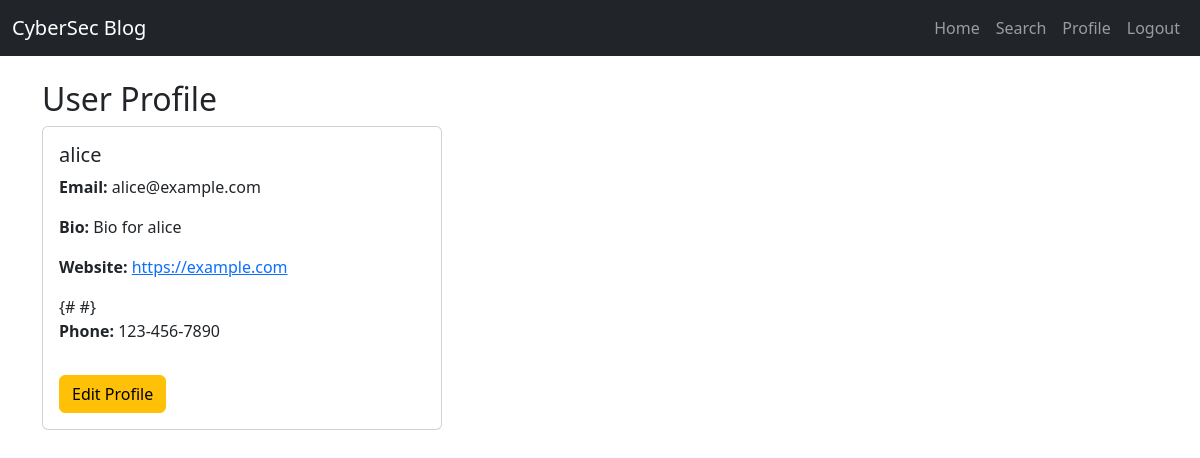
The page /profile/ (signed in) on the database as committed earlier.
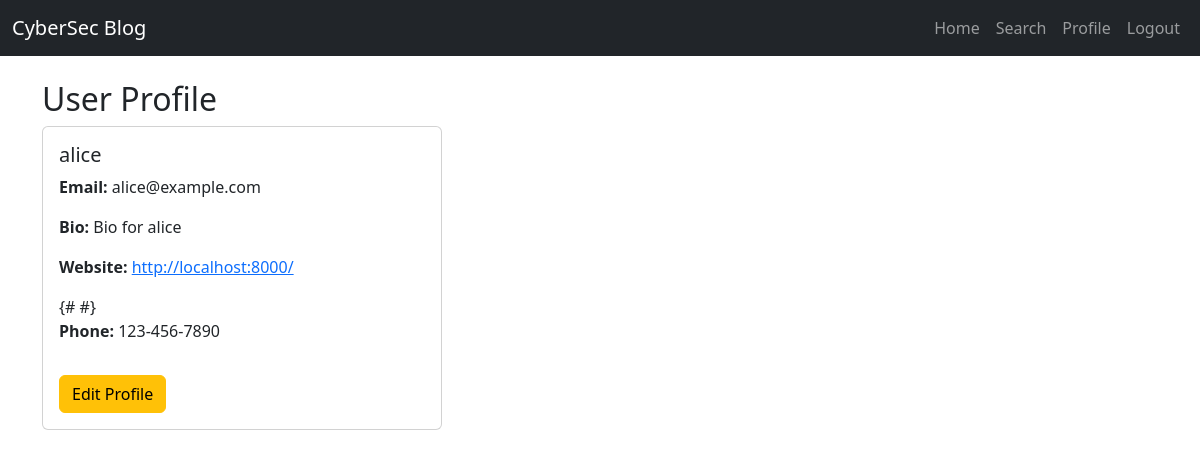
The same page on the database as committed later.
### blog/models.py (models this page shows, shortened)
class UserProfile(models.Model):
	user = models.OneToOneField(User, on_delete=models.CASCADE)  # Link to the User
	bio = models.TextField(blank=True)                           # Short biography
	website_url = models.URLField(blank=True)                    # Personal website URL
	phone_number = models.CharField(max_length=20, blank=True)   # Phone number

### blog/views.py (the view)
# urls.py: path('profile/', views.profile_view, name='profile'),  # View own profile
@login_required
def profile_view(request, user_id=None):
	if user_id is not None:
		profile = get_object_or_404(UserProfile, user__id=user_id)
		user = profile.user
	else:
		profile = get_object_or_404(UserProfile, user=request.user)
		user = request.user
	website_title = None
	if profile.website_url:
		try:
			resp = requests.get(profile.website_url, timeout=3)
			match = re.search(r'<title>(.*?)</title>', resp.text, re.IGNORECASE | re.DOTALL)
			if match:
				website_title = match.group(1).strip()
		except Exception:
			website_title = None
	return render(request, 'blog/profile.html', {'user': user, 'profile': profile, 'website_title': website_title})

### blog/templates/blog/profile.html (shortened to what this page needs)
{% extends 'blog/base.html' %}
{% block content %}
<h2>User Profile</h2>
<div class="card" style="max-width: 400px;">
  <div class="card-body">
    <h5 class="card-title">{{ user.username }}</h5>
    <p class="card-text"><strong>Email:</strong> {{ user.email }}</p>
    <p class="card-text"><strong>Bio:</strong> {{ profile.bio }}</p>
    <p class="card-text"><strong>Website:</strong> <a href="{{ profile.website_url }}" target="_blank">{{ profile.website_url }}</a></p>
    <p class="card-text"><strong>Phone:</strong> {{ profile.phone_number }}</p>
    <a href="{% url 'edit_profile' %}" class="btn btn-warning mt-3">Edit Profile</a>
  </div>
</div>
{% endblock %}

Rows that differ between the two databases and show on the page:
changed UserProfile "Bio for alice": website_url "https://example.com" → "http://localhost:8000/"
